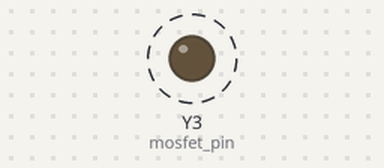
This program was run on a simulated pyboard running MicroPython. Shown: output pins drawn as LEDs (lit = HIGH). Dashed ring = blinking. Library files of the repository ran but are not shown: 1 file(s); what the program prints to the serial console is not drawn. At 5.3 s the program stops and its outputs stay as they are.

Above: at 0.5 s.
Timing chart, 0 to 3.0 s (numbered marks = the images above):
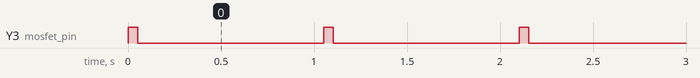

The program:

main.py
```python
###############################################################################
# main.py
#
# Main script to toggle a digital output on/off. In this case, we are using
# it to control a MOSFET, which is acting like a on/off switch for
# controlling a 5V solenoid.
#
# To use this script as is, connect the center pin ... to pin Y3 of the pyboard.
#
# Created: 11/02/18
#   - Joshua Vaughan
#   - joshua.vaughan@louisiana.edu
#   - http://www.ucs.louisiana.edu/~jev9637
#
# Modified:
#   *
#
# TODO:
#   *
###############################################################################

import pyb  # import the pyboard module
import time # import the time module

# Assign the output pin to variable mosfet_pin
# We set it up as an output with a pulldown resistor
mosfet_pin = pyb.Pin("Y3", pyb.Pin.OUT_PP, pull=pyb.Pin.PULL_DOWN)

# This loop will run 5 times
for counter in range(5):
    print("Turning MOSFET on, Solenoid should retract.")
    mosfet_pin.high()
    time.sleep_ms(50)           # Sleep 25ms

    print("Turning MOSFET off, Solenoid should extend via its spring.")
    mosfet_pin.low()
    time.sleep(1)               # Sleep 1 second
```

Measured:
- by itself, Y3 (mosfet_pin): alternates HIGH for 0.05 s and LOW for 1.0 s, 10 changes in all, then stays LOW
